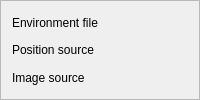
     <widget class="QFrame" name="frame_3">
      <property name="frameShape">
       <enum>QFrame::StyledPanel</enum>
      </property>
      <property name="frameShadow">
       <enum>QFrame::Raised</enum>
      </property>
      <layout class="QGridLayout" name="gridLayout_2">
       <item row="1" column="1">
        <widget class="QLabel" name="position_data_source">
         <property name="sizePolicy">
          <sizepolicy hsizetype="Expanding" vsizetype="Preferred">
           <horstretch>0</horstretch>
           <verstretch>0</verstretch>
          </sizepolicy>
         </property>
         <property name="text">
          <string/>
         </property>
        </widget>
       </item>
       <item row="1" column="0">
        <widget class="QLabel" name="label_4">
         <property name="text">
          <string>Position source</string>
         </property>
        </widget>
       </item>
       <item row="0" column="0">
        <widget class="QLabel" name="label_7">
         <property name="text">
          <string>Environment file</string>
         </property>
        </widget>
       </item>
       <item row="2" column="0">
        <widget class="QLabel" name="label_6">
         <property name="text">
          <string>Image source</string>
         </property>
        </widget>
       </item>
       <item row="2" column="1">
        <widget class="QLabel" name="video_image_source">
         <property name="sizePolicy">
          <sizepolicy hsizetype="Expanding" vsizetype="Preferred">
           <horstretch>0</horstretch>
           <verstretch>0</verstretch>
          </sizepolicy>
         </property>
         <property name="text">
          <string/>
         </property>
        </widget>
       </item>
       <item row="0" column="1">
        <widget class="QLabel" name="env_description_file">
         <property name="sizePolicy">
          <sizepolicy hsizetype="Expanding" vsizetype="Preferred">
           <horstretch>0</horstretch>
           <verstretch>0</verstretch>
          </sizepolicy>
         </property>
         <property name="text">
          <string/>
         </property>
        </widget>
       </item>
      </layout>
     </widget>
